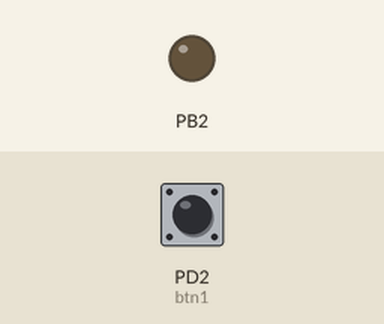
Recording of a program running on a simulated ATmega328P, built with avr-gcc and emulated at 8 MHz (the files do not name the chip). Shown: output pins drawn as LEDs (lit = HIGH). The inputs (shaded band) are chosen by the test bench; at power-on: PD2 (btn1) LOW.

Above: at 1.2 s.
1.3 s: PD2 (btn1) pulled HIGH for 0.15 s
At 2.5 s:
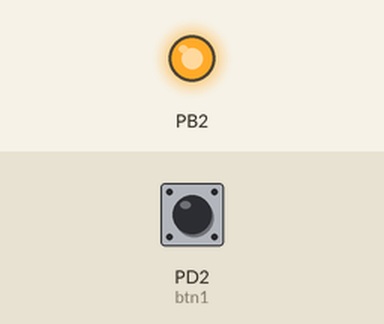
2.9 s: PD2 (btn1) pulled HIGH for 1 s
At 3.9 s:
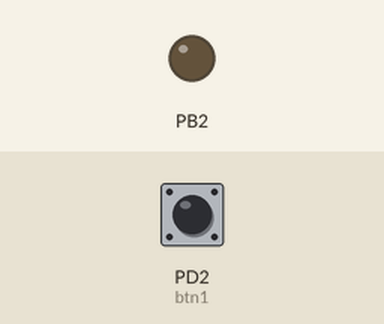
5.4 s: PD2 (btn1) pulled HIGH for 3.2 s
At 5.8 s:
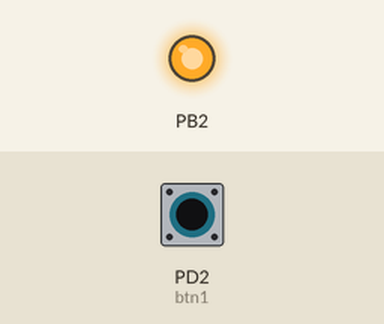
Timing chart, 0 to 8.4 s (numbered marks = the images above; inputs shaded):
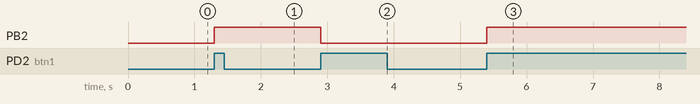

The program:

main.c
```c
#include "HAL/LED/hal_led.h"
#include "HAL/BUTTON/button.h"
#include "HAL/7SEG/seg.h"
#include "HAL/DC_MOTOR/dc_motor.h"
#include "HAL/KEYPAD/keypad.h"
#include "HAL/LCD/chr_lcd.h"
#include "MCAL/EXTI/ext_interrupt.h"

void Interrupt_Handler(void);

std_return_type_t ret;


btn_t btn1={
		.btn_port= PORTD_INDEX,
		.btn_pin= PIN2,
		.btn_connection_state= BTN_STATE_EXT_PULL_DOWN
};

seg_t seg1={
		.seg_mode= SEG_COM_ANODE,
		.seg_pins[0]._port= PORTB_INDEX,
		.seg_pins[0]._pin= PIN0,
		.seg_pins[1]._port= PORTB_INDEX,
		.seg_pins[1]._pin= PIN1,
		.seg_pins[2]._port= PORTB_INDEX,
		.seg_pins[2]._pin= PIN2,
		.seg_pins[3]._port= PORTB_INDEX,
		.seg_pins[3]._pin= PIN3,
		.seg_pins[4]._port= PORTB_INDEX,
		.seg_pins[4]._pin= PIN4,
		.seg_pins[5]._port= PORTB_INDEX,
		.seg_pins[5]._pin= PIN5,
		.seg_pins[6]._port= PORTB_INDEX,
		.seg_pins[6]._pin= PIN6,
		.seg_pins[7]._port= PORTB_INDEX,
		.seg_pins[7]._pin= PIN7,
};

dc_motor_t dc_motor1={
		.in1_port= PORTC_INDEX,
		.in1_pin= PIN0,
		.in2_port= PORTC_INDEX,
		.in2_pin= PIN1
};

keypad_t keypad1={
		.rows_port[0]= PORTC_INDEX,
		.rows_pins[0]= PIN0,
		.rows_port[1]= PORTC_INDEX,
		.rows_pins[1]= PIN1,
		.rows_port[2]= PORTC_INDEX,
		.rows_pins[2]= PIN2,
		.rows_port[3]= PORTC_INDEX,
		.rows_pins[3]= PIN3,

		.columns_port[0]= PORTD_INDEX,
		.columns_pins[0]= PIN1,
		.columns_port[1]= PORTD_INDEX,
		.columns_pins[1]= PIN2,
		.columns_port[2]= PORTD_INDEX,
		.columns_pins[2]= PIN3,
		.columns_port[3]= PORTD_INDEX,
		.columns_pins[3]= PIN4

};

chr_lcd_8bit_t lcd1={
		.lcd_rs_port= PORTB_INDEX,
		.lcd_rs_pin= PIN0,
		.lcd_en_port= PORTB_INDEX,
		.lcd_en_pin= PIN1,
		.lcd_data_port[0]= PORTB_INDEX,
		.lcd_data_pin[0]= PIN2,
		.lcd_data_port[1]= PORTB_INDEX,
		.lcd_data_pin[1]= PIN3,
		.lcd_data_port[2]= PORTB_INDEX,
		.lcd_data_pin[2]= PIN4,
		.lcd_data_port[3]= PORTB_INDEX,
		.lcd_data_pin[3]= PIN5,
		.lcd_data_port[4]= PORTB_INDEX,
		.lcd_data_pin[4]= PIN6,
		.lcd_data_port[5]= PORTB_INDEX,
		.lcd_data_pin[5]= PIN7,
		.lcd_data_port[6]= PORTC_INDEX,
		.lcd_data_pin[6]= PIN0,
		.lcd_data_port[7]= PORTC_INDEX,
		.lcd_data_pin[7]= PIN1,
};

chr_lcd_4bit_t lcd2={
		.lcd_rs_port= PORTD_INDEX,
		.lcd_rs_pin= PIN0,
		.lcd_en_port= PORTD_INDEX,
		.lcd_en_pin= PIN1,
		.lcd_data_port[0]= PORTD_INDEX,
		.lcd_data_pin[0]= PIN2,
		.lcd_data_port[1]= PORTD_INDEX,
		.lcd_data_pin[1]= PIN3,
		.lcd_data_port[2]= PORTD_INDEX,
		.lcd_data_pin[2]= PIN4,
		.lcd_data_port[3]= PORTD_INDEX,
		.lcd_data_pin[3]= PIN5,
};

uint8_t btn_val;
uint8_t k_val;

int main(void)
{
	ret= led_init(PORTB_INDEX, PIN2);
	ret= Interrupt_INTx_init(EXTI_INT0, EXTI_RISING_EDGE, Interrupt_Handler);
	while(1)
	{


	}
	return 0;
}

void Interrupt_Handler(void)
{
	ret= led_toggle(PORTB_INDEX, PIN2);
}
```

Bit_Masking.h
```c
#ifndef __BIT_MASKING_H__
#define __BIT_MASKING_H__

#define SET_BIT(REG,BIT)		(REG |= (1 << BIT))
#define CLEAR_BIT(REG,BIT)		(REG &= ~(1 << BIT))
#define TOG_BIT(REG,BIT)		(REG ^= (1 << BIT))
#define GET_BIT(REG,BIT)		((REG >> BIT) & 0x01)

#endif
```

seg.c
```c
/*
 * seg.c
 *
 *  Created on: Aug 24, 2023
 *      Author: Adnan
 */

#include "seg.h"

uint8_t com_cathode_arr[10]= {0b00111111 , 0b00000110 , 0b01011011 , 0b01001111 , 0b01100110 , 0b01101101 , 0b01111101 , 0b00000111 , 0b01111111 , 0b01101111};
uint8_t com_anode_arr[10]=   {0b11000000 , 0b11111001 , 0b10100100 , 0b10110000 , 0b10011001 , 0b10010010 , 0b10000010 , 0b11111000 , 0b10000000 , 0b10010000};

std_return_type_t seg_init(const seg_t* _seg_obj)
{
	std_return_type_t ret_val= RET_NOK;
	if(NULL == _seg_obj)
	{
		return NULL_PTR;
	}
	else
	{
		uint8_t index_i= 0;
		for(index_i= 0; index_i < 10; index_i++)
		{
			ret_val= gpio_pin_set_direction(_seg_obj->seg_pins[index_i]._port, _seg_obj->seg_pins[index_i]._pin, OUTPUT);
		}

	}
	return ret_val;
}

std_return_type_t seg_write_nnum(const seg_t* _seg_obj, uint8_t num)
{
	std_return_type_t ret_val= RET_NOK;
	if(NULL == _seg_obj)
	{
		return NULL_PTR;
	}
	else
	{
		uint8_t index_i= 0;
		if(_seg_obj->seg_mode == SEG_COM_ANODE)
		{
			for(index_i= 0; index_i < 8; index_i++)
			{
				ret_val= gpio_pin_set_value(_seg_obj->seg_pins[index_i]._port, _seg_obj->seg_pins[index_i]._pin, (com_anode_arr[num] >> index_i)&0x01);
			}
		}
		else if(_seg_obj->seg_mode == SEG_COM_CATHODE)
		{
			for(index_i= 0; index_i < 8; index_i++)
			{
				ret_val= gpio_pin_set_value(_seg_obj->seg_pins[index_i]._port, _seg_obj->seg_pins[index_i]._pin, (com_anode_arr[num] >> index_i)&0x01);
			}
		}
	}
	return ret_val;
}
```

seg.h
```c
/*
 * seg.h
 *
 *  Created on: Aug 24, 2023
 *      Author: Adnan
 */

#ifndef HAL_SEG_HAL_SEG_H_
#define HAL_SEG_HAL_SEG_H_

/* ------------------------------- Includes ------------------------------- */
#include "../../MCAL/GPIO/mcal_gpio.h"

/* ------------------------------- Macros Declarations ------------------------------- */
#define SEG_COM_CATHODE			0
#define SEG_COM_ANODE			1

/* ------------------------------- data types declarations ------------------------------- */
typedef struct
{
	gpio_port_index_t _port;
	gpio_pin_index_t _pin;
}seg_pin_t;

typedef struct
{
	uint8_t seg_mode;
	seg_pin_t seg_pins[8];
}seg_t;

/* ------------------------------- Functions Declarations ------------------------------- */
std_return_type_t seg_init(const seg_t* _seg_obj);
std_return_type_t seg_write_nnum(const seg_t* _seg_obj, uint8_t num);

#endif
```

button.c
```c
/*
 * button.c
 *
 *  Created on: Aug 24, 2023
 *      Author: Adnan
 */

#include "button.h"


/* ----------------------- Functions Definitions ----------------------- */
std_return_type_t button_init(const btn_t* _btn_obj)
{
	std_return_type_t ret_val= RET_NOK;
	if(NULL == _btn_obj)
	{
		ret_val= NULL_PTR;
	}
	else
	{
		ret_val= gpio_pin_set_direction(_btn_obj->btn_port, _btn_obj->btn_pin, INPUT);
		if(_btn_obj->btn_connection_state == BTN_STATE_INT_PULL_UP)
		{
			ret_val= gpio_pin_connect_pullup(_btn_obj->btn_port, _btn_obj->btn_pin);
		}
	}
	return ret_val;
}

std_return_type_t button_read_state(const btn_t* _btn_obj, uint8_t* _state)
{
	std_return_type_t ret_val= RET_NOK;
		if(NULL == _btn_obj)
		{
			ret_val= NULL_PTR;
		}
		else
		{
			uint8_t _value;
			ret_val= gpio_pin_get_value(_btn_obj->btn_port, _btn_obj->btn_pin, &_value);
			if((_btn_obj->btn_connection_state == BTN_STATE_EXT_PULL_UP) || (_btn_obj->btn_connection_state == BTN_STATE_INT_PULL_UP))
			{
				if(_value == 0)
				{
					*_state= BTN_PRESSED;
				}
				else if(_value == 1)
				{
					*_state= BTN_RELEASED;
				}
			}
			else if(_btn_obj->btn_connection_state == BTN_STATE_EXT_PULL_DOWN)
			{
				if(_value == 0)
				{
					*_state= BTN_RELEASED;
				}
				else if(_value == 1)
				{
					*_state= BTN_PRESSED;
				}
			}
		}
		return ret_val;
}
```

button.h
```c
/*
 * button.h
 *
 *  Created on: Aug 24, 2023
 *      Author: Adnan
 */

#ifndef HAL_BUTTON_BUTTON_H_
#define HAL_BUTTON_BUTTON_H_

/* ------------------------------- Includes ------------------------------- */
#include "../../MCAL/GPIO/mcal_gpio.h"

/* ------------------------------- Macros Declarations ------------------------------- */
// Button Pressing State
#define BTN_RELEASED					0
#define BTN_PRESSED						1


// Button Connection State
#define BTN_STATE_EXT_PULL_DOWN			0
#define BTN_STATE_EXT_PULL_UP			1
#define BTN_STATE_INT_PULL_UP			2


/* ------------------------------- data types declarations ------------------------------- */
typedef struct
{
	gpio_port_index_t btn_port;
	gpio_pin_index_t btn_pin;
	uint8_t btn_connection_state;
}btn_t;


/* ----------------------- Functions Declarations ----------------------- */
std_return_type_t button_init(const btn_t* _btn_obj);
std_return_type_t button_read_state(const btn_t* _btn_obj, uint8_t* _state);

#endif /* HAL_BUTTON_BUTTON_H_ */
```

dc_motor.c
```c
/*
 * dc_motor.c
 *
 *  Created on: Aug 25, 2023
 *      Author: Adnan
 */

#include "dc_motor.h"

std_return_type_t dc_motor_init(const dc_motor_t* _dc_motor_obj)
{
	std_return_type_t ret_val= RET_NOK;
	if(NULL == _dc_motor_obj)
	{
		ret_val= NULL_PTR;
	}
	else
	{
		ret_val= gpio_pin_set_direction(_dc_motor_obj->in1_port, _dc_motor_obj->in1_pin, OUTPUT);
		ret_val= gpio_pin_set_direction(_dc_motor_obj->in2_port, _dc_motor_obj->in2_pin, OUTPUT);
		ret_val= gpio_pin_set_direction(_dc_motor_obj->en_port, _dc_motor_obj->en_pin, OUTPUT);
	}
	return ret_val;
}

std_return_type_t dc_motor_move_CW(const dc_motor_t* _dc_motor_obj)
{
	std_return_type_t ret_val= RET_NOK;
	if(NULL == _dc_motor_obj)
	{
		ret_val= NULL_PTR;
	}
	else
	{
		ret_val= gpio_pin_set_value(_dc_motor_obj->in1_port, _dc_motor_obj->in1_pin, HIGH);
		ret_val= gpio_pin_set_value(_dc_motor_obj->in2_port, _dc_motor_obj->in2_pin, LOW);
	}
	return ret_val;
}

std_return_type_t dc_motor_move_CCW(const dc_motor_t* _dc_motor_obj)
{
	std_return_type_t ret_val= RET_NOK;
	if(NULL == _dc_motor_obj)
	{
		ret_val= NULL_PTR;
	}
	else
	{
		ret_val= gpio_pin_set_value(_dc_motor_obj->in1_port, _dc_motor_obj->in1_pin, LOW);
		ret_val= gpio_pin_set_value(_dc_motor_obj->in2_port, _dc_motor_obj->in2_pin, HIGH);
	}
	return ret_val;
}

std_return_type_t dc_motor_stop(const dc_motor_t* _dc_motor_obj)
{
	std_return_type_t ret_val= RET_NOK;
	if(NULL == _dc_motor_obj)
	{
		ret_val= NULL_PTR;
	}
	else
	{
		ret_val= gpio_pin_set_value(_dc_motor_obj->in1_port, _dc_motor_obj->in1_pin, LOW);
		ret_val= gpio_pin_set_value(_dc_motor_obj->in2_port, _dc_motor_obj->in2_pin, LOW);
	}
	return ret_val;
}
```

dc_motor.h
```c
/*
 * dc_motor.h
 *
 *  Created on: Aug 25, 2023
 *      Author: Adnan
 */

#ifndef HAL_DC_MOTOR_DC_MOTOR_H_
#define HAL_DC_MOTOR_DC_MOTOR_H_

/* ------------------------------- Includes ------------------------------- */
#include "../../MCAL/GPIO/mcal_gpio.h"

/* ------------------------------- Macros Declarations ------------------------------- */


/* ------------------------------- data types declarations ------------------------------- */
typedef struct
{
	gpio_port_index_t in1_port;
	gpio_pin_index_t in1_pin;
	gpio_port_index_t in2_port;
	gpio_pin_index_t in2_pin;
	gpio_port_index_t en_port;
	gpio_pin_index_t en_pin;
}dc_motor_t;

/* ------------------------------- Functions Declarations ------------------------------- */
std_return_type_t dc_motor_init(const dc_motor_t* _dc_motor_obj);
std_return_type_t dc_motor_move_CW(const dc_motor_t* _dc_motor_obj);
std_return_type_t dc_motor_move_CCW(const dc_motor_t* _dc_motor_obj);
std_return_type_t dc_motor_stop(const dc_motor_t* _dc_motor_obj);

#endif /* HAL_DC_MOTOR_DC_MOTOR_H_ */
```

keypad.c
```c
/*
 * keypad.c
 *
 *  Created on: Aug 27, 2023
 *      Author: Adnan
 */

#include "keypad.h"

static const uint8_t keypad_values[KEYPAD_ROWS][KEYPAD_COLUMNS]={
    {'7','8','9','/'},
    {'4','5','6','*'},
    {'1','2','3','-'},
    {'#','0','=','+'}
};

std_return_type_t keypad_init(const keypad_t* _keypad_obj)
{
	std_return_type_t ret_val= RET_NOK;
	if(NULL == _keypad_obj)
	{
		ret_val= NULL_PTR;
	}
	else
	{
		uint8_t index_i= 0;
		/* Initializing Rows Pins */
		for(index_i= 0; index_i < KEYPAD_ROWS; index_i++)
		{
			ret_val= gpio_pin_set_direction(_keypad_obj->rows_port[index_i], _keypad_obj->rows_pins[index_i], OUTPUT);
		}
		/* Initializing Columns Pins */
		for(index_i= 0; index_i < KEYPAD_ROWS; index_i++)
		{
			ret_val= gpio_pin_set_direction(_keypad_obj->columns_port[index_i], _keypad_obj->columns_pins[index_i], INPUT);
		}
	}
	return ret_val;
}

std_return_type_t keypad_get_pressed_value(const keypad_t* _keypad_obj, uint8_t* keypad_value)
{
	std_return_type_t ret_val= RET_NOK;
	if(NULL == _keypad_obj)
	{
		ret_val= NULL_PTR;
	}
	else
	{
		uint8_t rows_index= 0;
		uint8_t columns_index= 0;
		uint8_t index_i= 0;
		uint8_t column_value;

		for(rows_index= 0; rows_index < KEYPAD_ROWS; rows_index++)
		{
			/* Disable all rows (To make sure that all rows are disactive) */
			for(index_i= 0; index_i < KEYPAD_ROWS; index_i++)
			{
				ret_val= gpio_pin_set_value(_keypad_obj->rows_port[index_i], _keypad_obj->rows_pins[index_i], LOW);
			}
			/* then enabling the specified row */
			ret_val= gpio_pin_set_value(_keypad_obj->rows_port[rows_index], _keypad_obj->rows_pins[rows_index], HIGH);
			_delay_ms(5);

			/* Read value on columns */
			for(columns_index= 0; columns_index < KEYPAD_COLUMNS; columns_index++)
			{
				ret_val= gpio_pin_get_value(_keypad_obj->columns_port[columns_index], _keypad_obj->columns_pins[columns_index], &column_value);
				if(HIGH == column_value)
				{
					*keypad_value= keypad_values[rows_index][columns_index];
				}
			}
		}
	}
	return ret_val;
}
```

keypad.h
```c
/*
 * keypad.h
 *
 *  Created on: Aug 27, 2023
 *      Author: Adnan
 */

#ifndef HAL_KEYPAD_KEYPAD_H_
#define HAL_KEYPAD_KEYPAD_H_

/* ------------------------------- Includes ------------------------------- */
#include "../../MCAL/GPIO/mcal_gpio.h"

/* ------------------------------- Macros Declarations ------------------------------- */
#define KEYPAD_ROWS	    	4
#define KEYPAD_COLUMNS		4


/* ------------------------------- data types declarations ------------------------------- */
typedef struct
{
	gpio_port_index_t rows_port[KEYPAD_ROWS];
	gpio_pin_index_t rows_pins[KEYPAD_ROWS];
	gpio_port_index_t columns_port[KEYPAD_COLUMNS];
	gpio_pin_index_t columns_pins[KEYPAD_COLUMNS];
}keypad_t;

/* ------------------------------- Functions Declarations ------------------------------- */
std_return_type_t keypad_init(const keypad_t* _keypad_obj);

std_return_type_t keypad_get_pressed_value(const keypad_t* _keypad_obj, uint8_t* keypad_value);


#endif /* HAL_KEYPAD_KEYPAD_H_ */
```

chr_lcd.h
```c
/*
 * chr_lcd.h
 *
 *  Created on: Aug 29, 2023
 *      Author: Adnan
 */

#ifndef HAL_LCD_CHR_LCD_H_
#define HAL_LCD_CHR_LCD_H_

/* ------------------------------- Includes ------------------------------- */
#include "../../MCAL/GPIO/mcal_gpio.h"

/* ------------------------------- Macros Declarations ------------------------------- */
#define _LCD_CLEAR                      0X01
#define _LCD_RETURN_HOME                0X02
#define _LCD_ENTRY_MODE                 0X06
#define _LCD_CURSOR_OFF_DISPLAY_ON      0X0C
#define _LCD_CURSOR_OFF_DISPLAY_OFF     0X08
#define _LCD_CURSOR_ON_BLINK_ON         0X0F
#define _LCD_CURSOR_ON_BLINK_OFF        0X0E
#define _LCD_DISPLAY_SHIFT_RIGHT        0X1C
#define _LCD_DISPLAY_SHIFT_LEFT         0X18
#define _LCD_8BIT_MODE_2_LINE           0X38
#define _LCD_4BIT_MODE_2_LINE           0X28
#define _LCD_CGRAM_START                0X40
#define _LCD_DDRAM_START                0X80

#define ROW1    1
#define ROW2    2

/* ------------------------------- data types declarations ------------------------------- */
typedef struct
{
	gpio_port_index_t lcd_rs_port;
	gpio_pin_index_t lcd_rs_pin;

	gpio_port_index_t lcd_en_port;
	gpio_pin_index_t lcd_en_pin;

	gpio_port_index_t lcd_data_port[4];
	gpio_pin_index_t lcd_data_pin[4];
}chr_lcd_4bit_t;

typedef struct
{
	gpio_port_index_t lcd_rs_port;
	gpio_pin_index_t lcd_rs_pin;

	gpio_port_index_t lcd_en_port;
	gpio_pin_index_t lcd_en_pin;

	gpio_port_index_t lcd_data_port[8];
	gpio_pin_index_t lcd_data_pin[8];
}chr_lcd_8bit_t;

/* ------------------------------- Functions Declarations ------------------------------- */
std_return_type_t lcd_8bit_init(const chr_lcd_8bit_t* _lcd_obj);
std_return_type_t lcd_8bit_send_command(const chr_lcd_8bit_t* _lcd_obj, uint8_t _command);
std_return_type_t lcd_8bit_send_data(const chr_lcd_8bit_t* _lcd_obj, uint8_t _data);
std_return_type_t lcd_8bit_send_data_pos(const chr_lcd_8bit_t* _lcd_obj, uint8_t _data, uint8_t row, uint8_t column);
std_return_type_t lcd_8bit_send_string(const chr_lcd_8bit_t* _lcd_obj, char* str);
std_return_type_t lcd_8bit_send_string_pos(const chr_lcd_8bit_t* _lcd_obj, char* str, uint8_t row, uint8_t column);
std_return_type_t lcd_8bit_send_custom_char(const chr_lcd_8bit_t* _lcd_obj, uint8_t* custom_chr, uint8_t mem_pos, uint8_t row, uint8_t column);
std_return_type_t lcd_8bit_clear_screen(const chr_lcd_8bit_t* _lcd_obj);

std_return_type_t lcd_4bit_init(const chr_lcd_4bit_t* _lcd_obj);
std_return_type_t lcd_4bit_send_command(const chr_lcd_4bit_t* _lcd_obj, uint8_t _command);
std_return_type_t lcd_4bit_send_data(const chr_lcd_4bit_t* _lcd_obj, uint8_t _data);
std_return_type_t lcd_4bit_send_data_pos(const chr_lcd_4bit_t* _lcd_obj, uint8_t _data, uint8_t row, uint8_t column);
std_return_type_t lcd_4bit_send_string(const chr_lcd_4bit_t* _lcd_obj, char* str);
std_return_type_t lcd_4bit_send_string_pos(const chr_lcd_4bit_t* _lcd_obj, char* str, uint8_t row, uint8_t column);
std_return_type_t lcd_4bit_send_custom_char(const chr_lcd_4bit_t* _lcd_obj, uint8_t* custom_chr, uint8_t mem_pos, uint8_t row, uint8_t column);
std_return_type_t lcd_4bit_clear_screen(const chr_lcd_4bit_t* _lcd_obj);


#endif /* HAL_LCD_CHR_LCD_H_ */
```

hal_led.c
```c
#include "hal_led.h"

std_return_type_t led_init(gpio_port_index_t _led_port, gpio_pin_index_t _led_pin)
{
	std_return_type_t ret_val= RET_NOK;

	ret_val= gpio_pin_set_direction(_led_port, _led_pin, OUTPUT);

	return ret_val;
}

std_return_type_t led_turn_on(gpio_port_index_t _led_port, gpio_pin_index_t _led_pin, uint8_t led_state)
{
	std_return_type_t ret_val= RET_NOK;

	if(ACTIVE_LOW == led_state)
	{
		ret_val= gpio_pin_set_value(_led_port, _led_pin, LOW);
	}
	else if(ACTIVE_HIGH == led_state)
	{
		ret_val= gpio_pin_set_value(_led_port, _led_pin, HIGH);
	}

	return ret_val;
}

std_return_type_t led_turn_off(gpio_port_index_t _led_port, gpio_pin_index_t _led_pin, uint8_t led_state)
{
	std_return_type_t ret_val= RET_NOK;

	if(ACTIVE_LOW == led_state)
	{
		ret_val= gpio_pin_set_value(_led_port, _led_pin, HIGH);
	}
	else if(ACTIVE_HIGH == led_state)
	{
		ret_val= gpio_pin_set_value(_led_port, _led_pin, LOW);
	}

	return ret_val;
}

std_return_type_t led_toggle(gpio_port_index_t _led_port, gpio_pin_index_t _led_pin)
{
	std_return_type_t ret_val= RET_NOK;

	ret_val= gpio_pin_toggle(_led_port, _led_pin);

	return ret_val;
}
```

Source omitted: chr_lcd.c (11958 bytes), hal_led.h (1849 bytes), ext_interrupt.c (3095 bytes), ext_interrupt.h (2949 bytes), mcal_gpio.c (5855 bytes), mcal_gpio.h (4063 bytes), Registers.h (5816 bytes), std_types.h (847 bytes)

Measured:
- after the input at 1.3 s, PB2: LOW → HIGH at once
- after the input at 2.9 s, PB2: HIGH → LOW at once
- after the input at 5.4 s, PB2: LOW → HIGH at once
